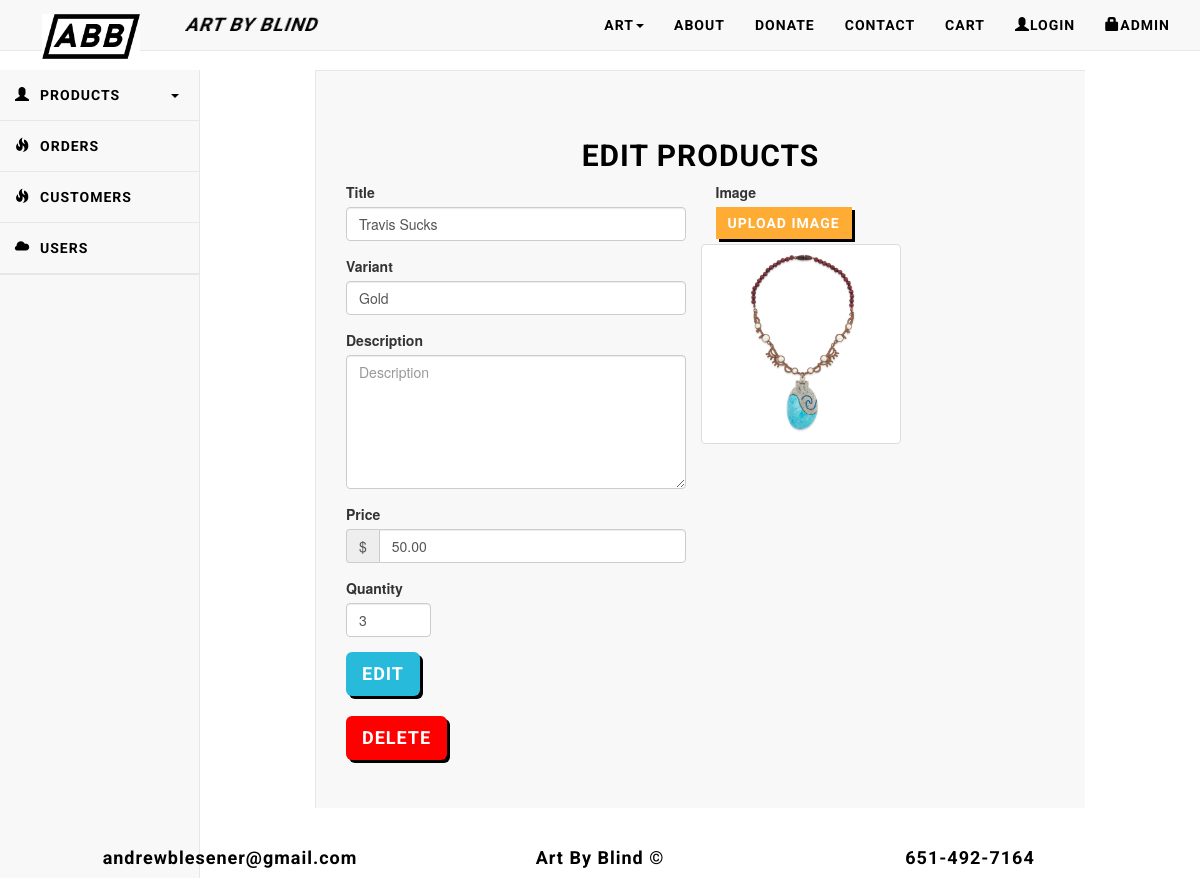
/artbyblind/admin-edit-product.php?id=54, run on an earlier commit of the app's database.
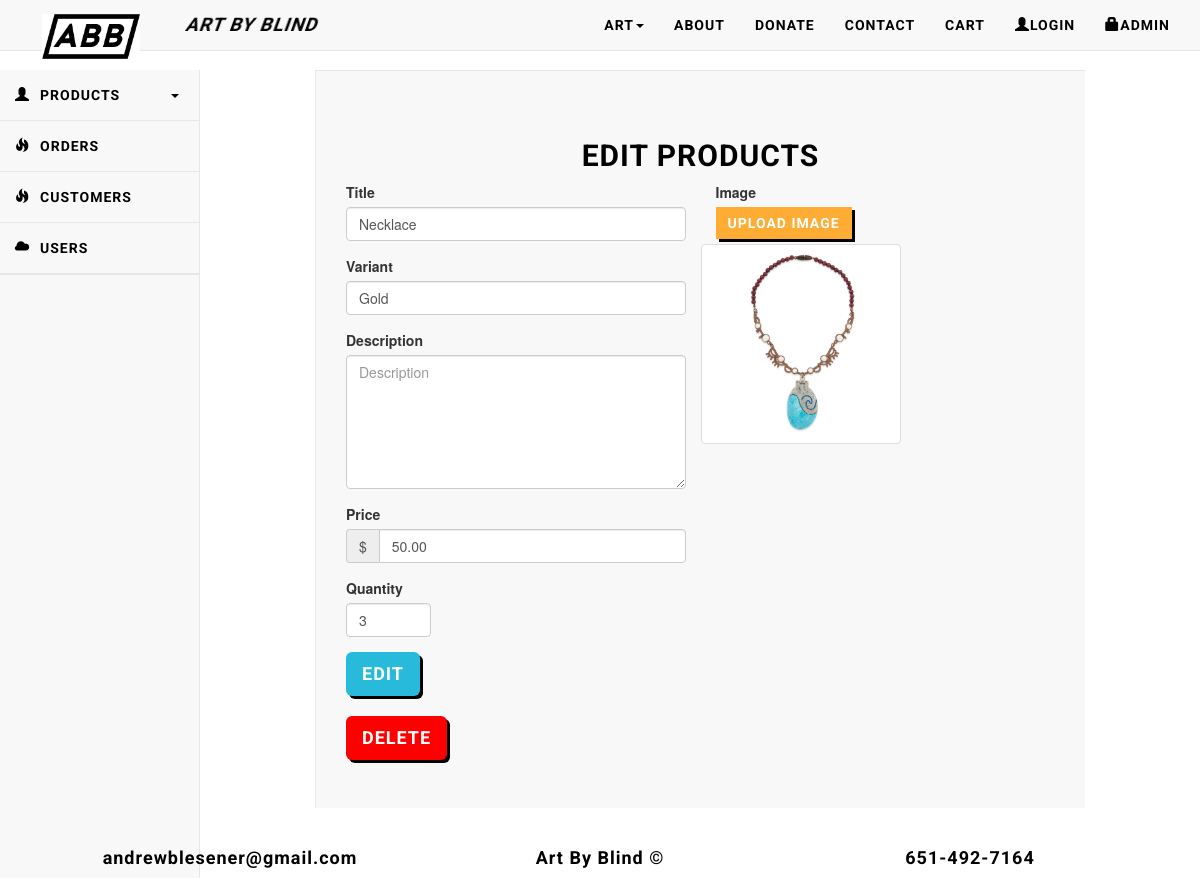
And on a later commit of the database.
### tables this page shows
CREATE TABLE `products` (
  `id` int(11) NOT NULL,
  `title` varchar(50) NOT NULL,
  `variant` varchar(50) NOT NULL,
  `description` varchar(255) NOT NULL,
  `price` decimal(10,2) NOT NULL,
  `quantity` int(11) NOT NULL,
  `image` varchar(100) DEFAULT NULL
);

### artbyblind/admin-edit-product.php (the view, shortened to what this page needs)
<?php
$id=$_GET['id'];
?>
<!doctype html>
<html>
<head>
<?php include('head.php');?>
</head>
<body>
<?php include('nav.php');?>
<?php include('admin-nav.php');?>
<div class="col-lg-offset-3 col-lg-8" style="margin-top:5em;">
		<div class="jumbotron">
			<div class="container">
      <?php
			$result = $db->prepare("SELECT * FROM products WHERE id = '$id'");
			$result ->execute();
			for($i=0; $row = $result->fetch();$i++){ ?>
			<h2 style="text-align: center;">EDIT PRODUCTS</h2>
			  <form method="post" action="admin-edit-product.php" enctype="multipart/form-data">
			  	<div class="col-lg-6">
				  <div class="form-group">
					<label>Title</label>
					<input type="text" class="form-control" name="title" placeholder="Product Title" value="<?php echo $row['title'];?>">
				  </div>
				  <div class="form-group">
					<label>Variant</label>
					<input type="text" class="form-control" name="variant" placeholder="Variant" value="<?php echo $row['variant'];?>">
				  </div>
				  <div class="form-group">
					<label>Description</label>
					<textarea type="text" class="form-control" name="description" placeholder="Description" rows="6" value="<?php echo $row['description'];?>"></textarea>
				  </div>
					  <div class="form-group">
					<label>Price</label>
					 <div class="input-group">
					  <div class="input-group-addon">$</div>
					<input type="text" class="form-control" name="price" placeholder="Price" value="<?php echo $row['price'];?>">
				  </div>
					</div>
				  <div class="form-group">
				  	<label>Quantity</label>
				  	<input type="number" class="form-control" name="quantity" placeholder="quantity" style="width:25%" value="<?php echo $row['quantity'];?>">
				  </div>
					</div>
					<div class="col-lg-6">
					<div class="form-group">
				  <label>Image</label><br/>
					<label for="file" class="custom-file-upload btn-custom-alt">Upload Image</label>
					<input id="file" name="file" type="file"/><div class="row">
						<img id="myImg" src="<?php echo $row['image'];?>" class="img-thumbnail" style="height:200px;"/>
					</div>
				  </div>
				  </div>
				  <div class="col-lg-12">
				  <button type="submit" class="btn btn-custom btn-lg" value="Edit Item" name="editbtn">Edit</button><br/><br/>
				  <button type="submit" class="btn btn-custom btn-lg" value="Delete Item" name="delbtn" style="background-color:red;">Delete</button>
				  </div>
				</form>
			</div>
			<?php
			}
			?>
		</div>
	</div>
<?php include('footer.php'); ?>
</body>
</html>

What changed in the data, as far as the page shows it:
changed products "Gold": title "Travis Sucks" → "Necklace"
